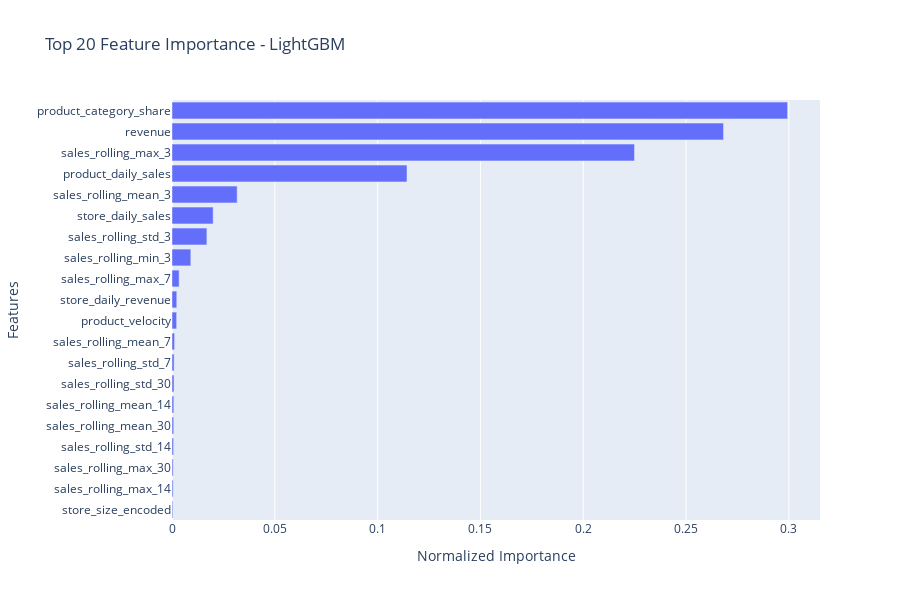
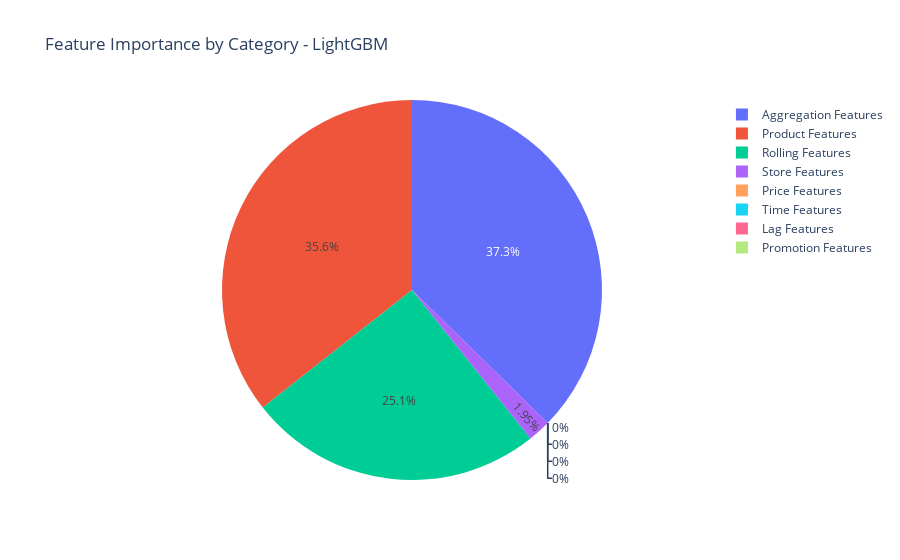

Notebook code cell kept with these figures, in order:
### Code cell
# FEATURE IMPORTANCE ANALYSIS
print("Analyzing feature importance...")

def get_feature_importance(model, model_name, features):
    """Extract and visualize feature importance"""
    
    if model_name == 'LightGBM':
        importance = model.feature_importance(importance_type='gain')
    else:  # XGBoost
        importance = model.feature_importances_
    
    # Create importance dataframe
    importance_df = pd.DataFrame({
        'feature': features,
        'importance': importance
    }).sort_values('importance', ascending=False)
    
    # Normalize importance
    importance_df['importance_normalized'] = importance_df['importance'] / importance_df['importance'].sum()
    
    return importance_df

# Get feature importance for both models
lgb_importance = get_feature_importance(lgb_model, 'LightGBM', selected_features)
xgb_importance = get_feature_importance(xgb_model, 'XGBoost', selected_features)

print("TOP 15 FEATURES - LIGHTGBM:")
for i, (_, row) in enumerate(lgb_importance.head(15).iterrows(), 1):
    print(f"{i:2d}. {row['feature']:<35} | Importance: {row['importance_normalized']:.4f}")

print("\nTOP 15 FEATURES - XGBOOST:")
for i, (_, row) in enumerate(xgb_importance.head(15).iterrows(), 1):
    print(f"{i:2d}. {row['feature']:<35} | Importance: {row['importance_normalized']:.4f}")

# Visualize feature importance for best model
best_importance = lgb_importance if best_model_name == 'LightGBM' else xgb_importance

fig = px.bar(
    best_importance.head(20),
    x='importance_normalized',
    y='feature',
    orientation='h',
    title=f'Top 20 Feature Importance - {best_model_name}',
    labels={'importance_normalized': 'Normalized Importance', 'feature': 'Features'}
)

fig.update_layout(height=600, yaxis={'categoryorder': 'total ascending'})
fig.show()

# Feature importance by category
def categorize_features(features):
    """Categorize features by type"""
    categories = {
        'Lag Features': [f for f in features if 'lag_' in f],
        'Rolling Features': [f for f in features if 'rolling_' in f],
        'Time Features': [f for f in features if any(x in f for x in ['month', 'day', 'week', 'year', 'sin_', 'cos_'])],
        'Price Features': [f for f in features if 'price' in f],
        'Promotion Features': [f for f in features if 'promotion' in f],
        'Store Features': [f for f in features if any(x in f for x in ['store', 'chain'])],
        'Product Features': [f for f in features if any(x in f for x in ['product', 'category'])],
        'Aggregation Features': [f for f in features if any(x in f for x in ['daily_', 'share', 'vs_'])]
    }
    return categories

feature_categories = categorize_features(best_importance['feature'].tolist())

# Calculate importance by category
category_importance = {}
for category, cat_features in feature_categories.items():
    cat_importance = best_importance[best_importance['feature'].isin(cat_features)]['importance_normalized'].sum()
    category_importance[category] = cat_importance

category_df = pd.DataFrame(list(category_importance.items()), columns=['Category', 'Total_Importance'])
category_df = category_df.sort_values('Total_Importance', ascending=False)

print(f"\nFEATURE IMPORTANCE BY CATEGORY ({best_model_name}):")
for _, row in category_df.iterrows():
    print(f"  {row['Category']:<20} | Importance: {row['Total_Importance']:.4f}")

# Visualize category importance
fig = px.pie(
    category_df,
    values='Total_Importance',
    names='Category',
    title=f'Feature Importance by Category - {best_model_name}'
)
fig.show()

### Figure 1 — Plotly figure (JSON) as saved in the notebook; plotly's stock layout.template omitted (floating-point values rounded to 4 significant figures)
{"data": [{"hovertemplate": "Normalized Importance=%{x}<br>Features=%{y}<extra></extra>", "legendgroup": "", "marker": {"color": "#636efa", "pattern": {"shape": ""}}, "name": "", "orientation": "h", "showlegend": false, "textposition": "auto", "type": "bar", "x": [0.2994, 0.2682, 0.2249, 0.1143, 0.0317, 0.02001, 0.01696, 0.009153, 0.003461, 0.002327, 0.002259, 0.001251, 0.001022, 0.0009794, 0.0008764, 0.000833, 0.0007717, 0.0005748, 0.0005475, 0.0004004], "xaxis": "x", "y": ["product_category_share", "revenue", "sales_rolling_max_3", "product_daily_sales", "sales_rolling_mean_3", "store_daily_sales", "sales_rolling_std_3", "sales_rolling_min_3", "sales_rolling_max_7", "store_daily_revenue", "product_velocity", "sales_rolling_mean_7", "sales_rolling_std_7", "sales_rolling_std_30", "sales_rolling_mean_14", "sales_rolling_mean_30", "sales_rolling_std_14", "sales_rolling_max_30", "sales_rolling_max_14", "store_size_encoded"], "yaxis": "y"}], "layout": {"barmode": "relative", "height": 600, "legend": {"tracegroupgap": 0}, "title": {"text": "Top 20 Feature Importance - LightGBM"}, "xaxis": {"anchor": "y", "domain": [0, 1], "title": {"text": "Normalized Importance"}}, "yaxis": {"anchor": "x", "categoryorder": "total ascending", "domain": [0, 1], "title": {"text": "Features"}}}}

### Figure 2 — Plotly figure (JSON) as saved in the notebook; plotly's stock layout.template omitted (floating-point values rounded to 4 significant figures)
{"data": [{"domain": {"x": [0, 1], "y": [0, 1]}, "hovertemplate": "Category=%{label}<br>Total_Importance=%{value}<extra></extra>", "labels": ["Aggregation Features", "Product Features", "Rolling Features", "Store Features", "Price Features", "Time Features", "Lag Features", "Promotion Features"], "legendgroup": "", "name": "", "showlegend": true, "type": "pie", "values": [0.436, 0.416, 0.2931, 0.02274, 0.0, 0.0, 0.0, 0.0]}], "layout": {"legend": {"tracegroupgap": 0}, "title": {"text": "Feature Importance by Category - LightGBM"}}}
